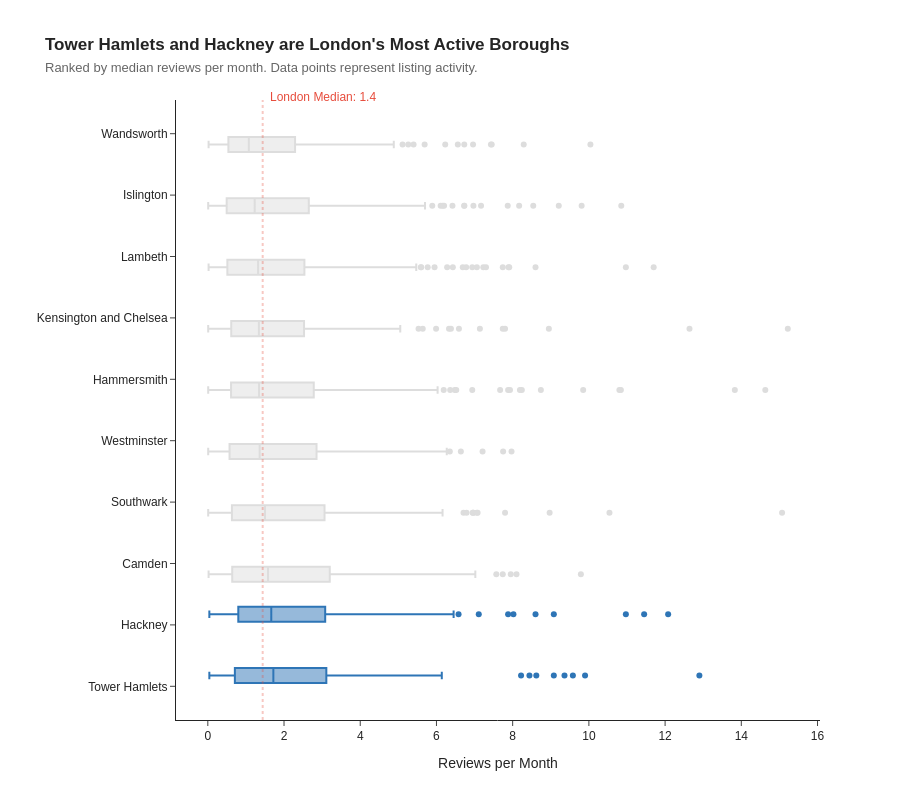

The cell this chart's notebook holds for it:
### Markdown cell above
## Task 2 — Box plot: listing activity by borough

**What to build:** A **horizontal box plot** comparing listing activity (reviews per month) across London boroughs — reviews per month is a proxy for how frequently a listing is booked.

**Requirements:**
- Horizontal orientation (borough names are long)
- Sorted by median reviews per month (most active at top)
- Highlight the **two most active** boroughs in a different colour
- Outliers shown as individual points
- Insight title naming the two busiest boroughs

> 💡 Some listings have zero reviews — these are new or inactive listings. Filter them out with before plotting

### Code cell
# Task 2
# 1. Filter out listings with zero reviews
df_active = df_cap[df_cap['reviews_per_month'] > 0].copy()

# 2. Calculate median activity per borough and sort
borough_stats = df_active.groupby('neighbourhood')['reviews_per_month'].median().sort_values(ascending=True)
sorted_boroughs = borough_stats.index.tolist()

# 3. Get the names of the top 2 most active boroughs
top_2_boroughs = sorted_boroughs[-2:] 

# 4. Highlight column
df_active['highlight'] = df_active['neighbourhood'].apply(
    lambda x: 'Top Active' if x in top_2_boroughs else 'Other'
)

# 5. Build the box plot
fig2 = px.box(
    df_active, 
    x="reviews_per_month", 
    y="neighbourhood",
    color="highlight",
    category_orders={"neighbourhood": sorted_boroughs},
    color_discrete_map={'Top Active': '#2E75B6', 'Other': '#DDDDDD'},
    points="outliers",
    orientation='h',
    template='simple_white',
    # Dynamic title using the borough names
    title=f"<b>{top_2_boroughs[1]} and {top_2_boroughs[0]} are London's Most Active Boroughs</b><br><span style='font-size:13px; color:#666666'>Ranked by median reviews per month. Data points represent listing activity.</span>",
    labels={'reviews_per_month': 'Reviews per Month', 'neighbourhood': ''},
    height=800
)

# 6. Add the global median reference line (Refined with Label)
global_median = df_active['reviews_per_month'].median()
fig2.add_vline(
    x=global_median, 
    line_dash="dot", 
    line_color="#E74C3C",
    line_width=2,
    layer='above'        
)

# Add annotation for the line
fig2.add_annotation(
    x=global_median, y=1.02, 
    yref='paper',
    text=f"London Median: {global_median:.1f}",
    showarrow=False, 
    font=dict(color="#E74C3C", size=12, family="Arial"),
    xanchor='left', 
    xshift=5
)

# 7. Final Polish
fig2.update_layout(
    showlegend=False,
    font=dict(family="Arial"),
    margin=dict(l=160, t=100) # Added top margin for annotation
)

fig2.show()

### Figure 1 — Plotly figure (JSON) as saved in the notebook; plotly's stock layout.template omitted (floating-point values rounded to 4 significant figures; data arrays with more than 128 entries replaced by an {"elided": "..."} marker saying what was removed)
{"data": [{"alignmentgroup": "True", "boxpoints": "outliers", "hovertemplate": "highlight=Other<br>Reviews per Month=%{x}<br>=%{y}<extra></extra>", "legendgroup": "Other", "marker": {"color": "#DDDDDD"}, "name": "Other", "notched": false, "offsetgroup": "Other", "orientation": "h", "showlegend": true, "type": "box", "x": {"elided": "1869 float values"}, "x0": " ", "xaxis": "x", "y": {"elided": "1869 str values"}, "y0": " ", "yaxis": "y"}, {"alignmentgroup": "True", "boxpoints": "outliers", "hovertemplate": "highlight=Top Active<br>Reviews per Month=%{x}<br>=%{y}<extra></extra>", "legendgroup": "Top Active", "marker": {"color": "#2E75B6"}, "name": "Top Active", "notched": false, "offsetgroup": "Top Active", "orientation": "h", "showlegend": true, "type": "box", "x": {"elided": "501 float values"}, "x0": " ", "xaxis": "x", "y": {"elided": "501 str values"}, "y0": " ", "yaxis": "y"}], "layout": {"annotations": [{"font": {"color": "#E74C3C", "family": "Arial", "size": 12}, "showarrow": false, "text": "London Median: 1.4", "x": 1.44, "xanchor": "left", "xshift": 5, "y": 1.02, "yref": "paper"}], "boxmode": "group", "font": {"family": "Arial"}, "height": 800, "legend": {"title": {"text": "highlight"}, "tracegroupgap": 0}, "margin": {"l": 160, "t": 100}, "shapes": [{"layer": "above", "line": {"color": "#E74C3C", "dash": "dot", "width": 2}, "type": "line", "x0": 1.44, "x1": 1.44, "xref": "x", "y0": 0, "y1": 1, "yref": "y domain"}], "showlegend": false, "title": {"text": "<b>Tower Hamlets and Hackney are London's Most Active Boroughs</b><br><span style='font-size:13px; color:#666666'>Ranked by median reviews per month. Data points represent listing activity.</span>"}, "xaxis": {"anchor": "y", "domain": [0, 1], "title": {"text": "Reviews per Month"}}, "yaxis": {"anchor": "x", "categoryarray": ["Tower Hamlets", "Hackney", "Camden", "Southwark", "Westminster", "Hammersmith", "Kensington and Chelsea", "Lambeth", "Islington", "Wandsworth"], "categoryorder": "array", "domain": [0, 1], "title": {"text": ""}}}}
